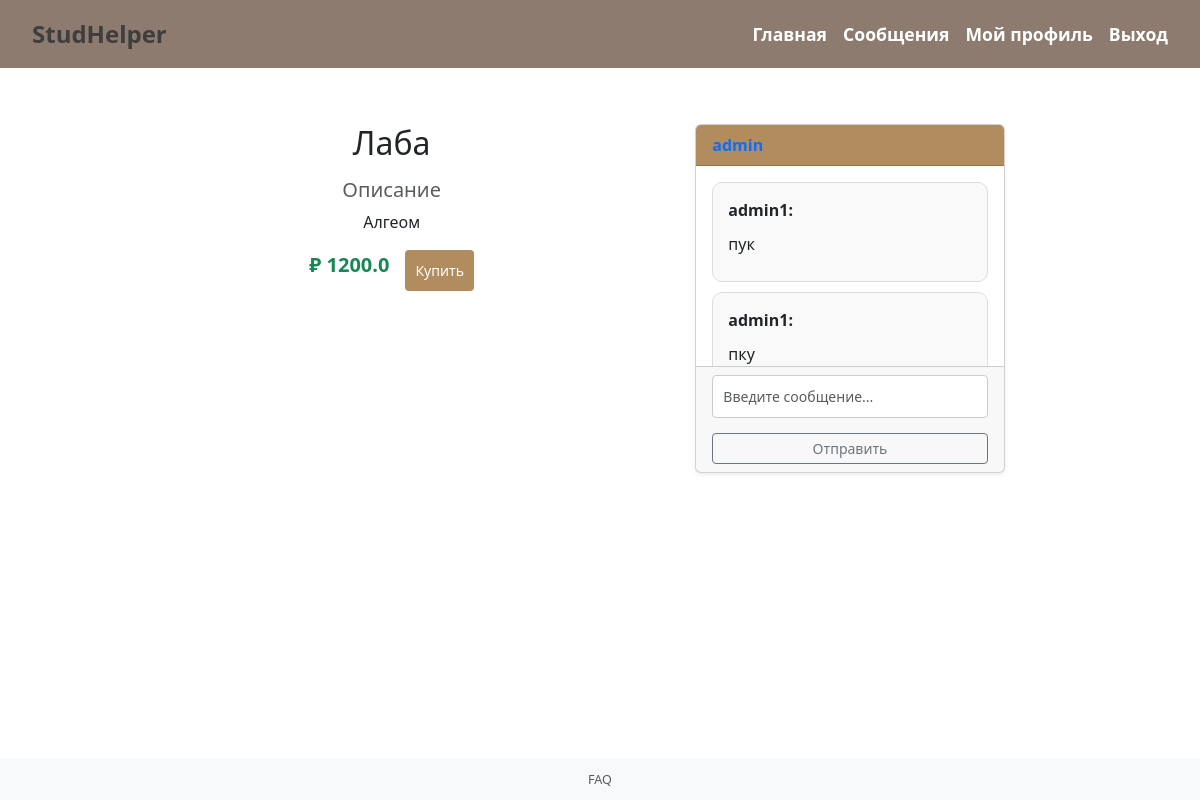
Screenshot of /offer/1 (signed in) with the database file from the repository.
### app.py (models this page shows)
class Offer(db.Model):
    id = db.Column(db.Integer, primary_key=True)
    title = db.Column(db.String(200), nullable=False)
    description = db.Column(db.Text, nullable=False)
    price = db.Column(db.Float, nullable=False)
    subcategory_id = db.Column(db.Integer, db.ForeignKey('subcategory.id'), nullable=False)
    seller_id = db.Column(db.Integer, db.ForeignKey('user.id'), nullable=False)

class User(db.Model, UserMixin):
    id = db.Column(db.Integer, primary_key=True)
    username = db.Column(db.String(150), unique=True, nullable=False)
    password = db.Column(db.String(150), nullable=False)
    offers = db.relationship('Offer', backref='seller', lazy=True)  # связь с предложениями

class Message(db.Model):
    id = db.Column(db.Integer, primary_key=True)
    sender_id = db.Column(db.Integer, db.ForeignKey('user.id'), nullable=False)
    receiver_id = db.Column(db.Integer, db.ForeignKey('user.id'), nullable=False)
    text = db.Column(db.Text, nullable=False)
    timestamp = db.Column(db.DateTime, server_default=db.func.now())
    offer_id = db.Column(db.Integer, db.ForeignKey('offer.id'), nullable=False)  # Связь с предложением
    sender = db.relationship('User', foreign_keys=[sender_id], backref='sent_messages')
    receiver = db.relationship('User', foreign_keys=[receiver_id], backref='received_messages')
    offer = db.relationship('Offer', backref='messages')

### app.py (the view, shortened to what this page needs)
@app.route('/offer/<int:offer_id>', methods=['GET', 'POST'])
def offer(offer_id):
    offer = Offer.query.get_or_404(offer_id)
    messages = Message.query.filter(
        ((Message.sender_id == current_user.id) & (Message.receiver_id == offer.seller.id)) |
        ((Message.sender_id == offer.seller.id) & (Message.receiver_id == current_user.id))
    ).order_by(Message.timestamp).all()
    return render_template('offer.html', offer=offer, messages=messages)

### app.py (called while the page is built)
@login_manager.user_loader
def load_user(user_id):
    return User.query.get(int(user_id))

### templates/offer.html
{% extends 'base.html' %}
{% block content %}
<div class="container mt-4">
    {% if offer %}
    <div class="row">
        <div class="col-lg-7 col-md-8 col-sm-12">
            <div class="text-center">
                <h2 class="mb-3">{{ offer.title }}</h2>
                <h5 class="text-muted">Описание</h5>
                <p>{{ offer.description }}</p>
                <div class="d-flex justify-content-center gap-3 mt-3">
                    <span class="fs-5 fw-semibold text-success">₽ {{ offer.price }}</span>
                    {% if current_user.is_authenticated %}
                        {% if current_user.id == offer.seller.id %}
                            <a href="{{ url_for('edit_offer', offer_id=offer.id) }}" class="btn btn-sm btn-warning">Редактировать</a>
                        {% else %}
                            <a href="{{ url_for('checkout', offer_id=offer.id) }}" class="btn btn-sm btn-primary">Купить</a>
                        {% endif %}
                    {% else %}
                        <a href="{{ url_for('login') }}" class="btn btn-sm btn-primary">Войти, чтобы купить</a>
                    {% endif %}
                </div>
            </div>
        </div>
        <div class="col-lg-4 col-md-4 col-sm-12 mt-4 mt-md-0">
            {% if offer.seller %}
                {% if current_user.is_authenticated and current_user.id != offer.seller.id %}
                <div class="card shadow-sm">
                    <div class="card-header bg-light fw-bold">
                        <a href="{{ url_for('profile', user_id=offer.seller.id) }}" class="text-decoration-none">
                            {{ offer.seller.username }}
                        </a>
                    </div>
                    <div class="card-body" style="height: 200px; overflow-y: auto;">
                        {% for message in messages %}
                            <div class="message">
                                <strong>{{ message.sender.username }}:</strong>
                                <p>{{ message.text }}</p>
                            </div>
                        {% endfor %}
                    </div>
                    <div class="card-footer d-flex">
                        <form action="{{ url_for('offer', offer_id=offer.id) }}" method="post" class="w-100">
                            <input type="text" name="text" class="form-control form-control-sm me-2" placeholder="Введите сообщение...">
                            <button type="submit" class="btn btn-sm btn-outline-secondary">Отправить</button>
                        </form>
                    </div>
                </div>
                {% elif not current_user.is_authenticated %}
                    <p><a href="{{ url_for('login') }}">Войдите</a>, чтобы начать чат с продавцом.</p>
                {% endif %}
            {% else %}
                <p>Продавец не найден</p>
            {% endif %}
        </div>
    </div>
    {% else %}
        <p>Предложение не найдено.</p>
    {% endif %}
</div>
{% endblock %}

### static/style.css (style rules this page uses)
body { display: flex; flex-direction: column; min-height: 100vh; }
.form-control, .form-select { padding: 10px; border: 1px solid #ccc; border-radius: 4px; width: 100%; margin-bottom: 15px; }
.btn-primary { background-color: #b08c5f; border: none; padding: 10px; border-radius: 4px; color: white; cursor: pointer; transition: background 0.3s; }
.container { max-width: 1000px; width: 100%; box-sizing: border-box; margin-top: 30px; }
.card .card-header { background-color: #b08c5f !important; color: white !important; }
.message { border: 1px solid #ddd; padding: 15px; margin-bottom: 10px; border-radius: 10px; background-color: #f9f9f9; }
.message p { margin: 10px 0; }
button { width: 100%; border-radius: 5px; }

### rows the page displays
Offer: title "Лаба", description "Алгеом", price "1200.0"
User: seller.username "admin"
Message: sender.username "admin1", text "пук"
Message: sender.username "admin1", text "пку"
